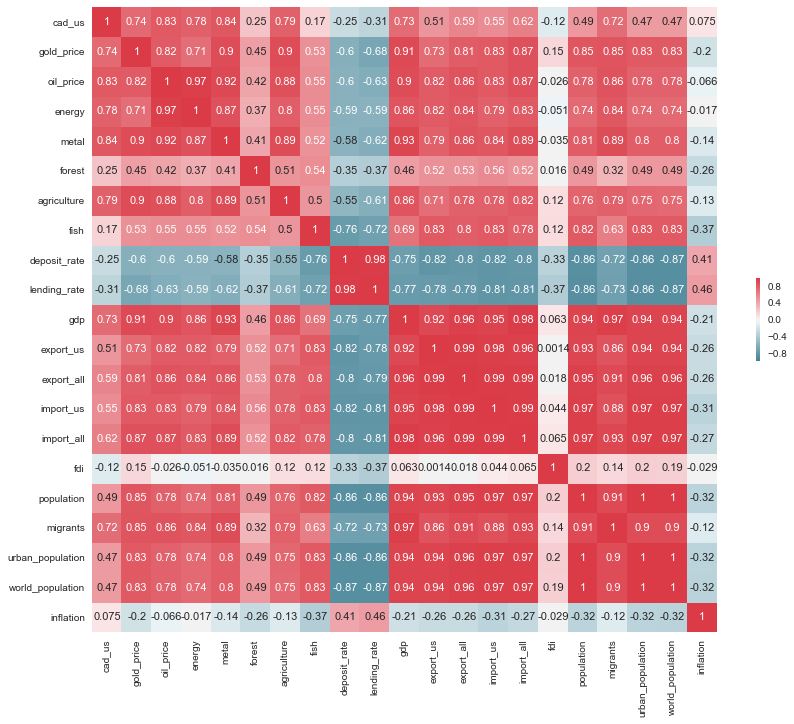

Write the Python code that produced this figure.
# visualize correlation

import matplotlib.pyplot as plt
import pandas as pd
import seaborn as sns;

# generate correlation matrix
def plot_correlation_map( df ):
    corr = df.corr()
    f, ax = plt.subplots( figsize =( 16 , 16 ) )
    cmap = sns.diverging_palette( 220 , 10 , as_cmap = True )
    sns.heatmap(
        corr, 
        cmap = cmap,
        square=True, 
        cbar_kws={ 'shrink' : .5 }, 
        ax=ax, 
        annot = True, 
        annot_kws = { 'fontsize' : 9 }
    )
    sns.plt.show()# -*- coding: utf-8 -*-


# read final data file
def readExcelSheet(file,sheet):
    xl = pd.ExcelFile(file)
    df = xl.parse(sheet)
    return df


file_path='Data/output_final.xlsx'
df=readExcelSheet(file_path, 'Sheet1')
plot_correlation_map(df)
